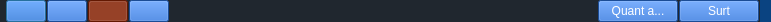
<?xml version="1.0" encoding="UTF-8"?>
<ui version="4.0">
 <class>FrmToolBar</class>
 <widget class="QDialog" name="FrmToolBar">
  <property name="geometry">
   <rect>
    <x>0</x>
    <y>0</y>
    <width>771</width>
    <height>22</height>
   </rect>
  </property>
  <property name="minimumSize">
   <size>
    <width>0</width>
    <height>20</height>
   </size>
  </property>
  <property name="maximumSize">
   <size>
    <width>16777215</width>
    <height>28</height>
   </size>
  </property>
  <property name="windowTitle">
   <string>Dialog</string>
  </property>
  <property name="styleSheet">
   <string notr="true">  background-color: rgb(32, 39, 47);

	
	

</string>
  </property>
  <layout class="QHBoxLayout" name="horizontalLayout">
   <property name="spacing">
    <number>1</number>
   </property>
   <property name="leftMargin">
    <number>6</number>
   </property>
   <property name="topMargin">
    <number>0</number>
   </property>
   <property name="rightMargin">
    <number>0</number>
   </property>
   <property name="bottomMargin">
    <number>0</number>
   </property>
   <item>
    <widget class="QPushButton" name="BtnAux1">
     <property name="cursor">
      <cursorShape>PointingHandCursor</cursorShape>
     </property>
     <property name="toolTip">
      <string>Auxiliar 1</string>
     </property>
     <property name="styleSheet">
      <string notr="true"> QPushButton {
background-color: rgb(38, 106, 208);
    
 }

 
 QPushButton::checked {
	
	background-color: rgb(252, 114, 1);
background-color: rgb(139, 34, 2);



 }

</string>
     </property>
     <property name="icon">
      <iconset resource="radit.qrc">
       <normaloff>:/general/iconos/menu/aux1.png</normaloff>:/general/iconos/menu/aux1.png</iconset>
     </property>
     <property name="iconSize">
      <size>
       <width>16</width>
       <height>16</height>
      </size>
     </property>
     <property name="checkable">
      <bool>true</bool>
     </property>
    </widget>
   </item>
   <item>
    <widget class="QPushButton" name="BtnAux2">
     <property name="cursor">
      <cursorShape>PointingHandCursor</cursorShape>
     </property>
     <property name="toolTip">
      <string>Auxiliar 2</string>
     </property>
     <property name="styleSheet">
      <string notr="true"> QPushButton {
background-color: rgb(38, 106, 208);
    
 }

 
 QPushButton::checked {
	
	background-color: rgb(252, 114, 1);

background-color: rgb(139, 34, 2);

 }

</string>
     </property>
     <property name="icon">
      <iconset resource="radit.qrc">
       <normaloff>:/general/iconos/menu/aux2.png</normaloff>:/general/iconos/menu/aux2.png</iconset>
     </property>
     <property name="iconSize">
      <size>
       <width>16</width>
       <height>16</height>
      </size>
     </property>
     <property name="checkable">
      <bool>true</bool>
     </property>
     <property name="checked">
      <bool>false</bool>
     </property>
    </widget>
   </item>
   <item>
    <widget class="QPushButton" name="BtnCunas">
     <property name="cursor">
      <cursorShape>PointingHandCursor</cursorShape>
     </property>
     <property name="toolTip">
      <string>Paleta de cuñas</string>
     </property>
     <property name="styleSheet">
      <string notr="true"> QPushButton {
background-color: rgb(38, 106, 208);

	
    
 }

 
 QPushButton::checked {
	
	background-color: rgb(252, 114, 1);
	
	background-color: rgb(139, 34, 2);


	
	     

 }

QPushButton:disabled { color: grey; }</string>
     </property>
     <property name="text">
      <string/>
     </property>
     <property name="icon">
      <iconset resource="radit.qrc">
       <normaloff>:/general/iconos/menu/paleta.png</normaloff>:/general/iconos/menu/paleta.png</iconset>
     </property>
     <property name="iconSize">
      <size>
       <width>16</width>
       <height>16</height>
      </size>
     </property>
     <property name="checkable">
      <bool>true</bool>
     </property>
     <property name="checked">
      <bool>true</bool>
     </property>
     <property name="autoDefault">
      <bool>true</bool>
     </property>
     <property name="default">
      <bool>false</bool>
     </property>
     <property name="flat">
      <bool>false</bool>
     </property>
    </widget>
   </item>
   <item>
    <widget class="QPushButton" name="BtnLogEmision">
     <property name="cursor">
      <cursorShape>PointingHandCursor</cursorShape>
     </property>
     <property name="toolTip">
      <string>Indicadores y log de emisión</string>
     </property>
     <property name="styleSheet">
      <string notr="true"> QPushButton {
background-color: rgb(38, 106, 208);
    
 }

 
 QPushButton::checked {
	
	background-color: rgb(252, 114, 1);
background-color: rgb(139, 34, 2);


 }

</string>
     </property>
     <property name="icon">
      <iconset resource="radit.qrc">
       <normaloff>:/general/iconos/menu/log.png</normaloff>:/general/iconos/menu/log.png</iconset>
     </property>
     <property name="iconSize">
      <size>
       <width>16</width>
       <height>16</height>
      </size>
     </property>
     <property name="checkable">
      <bool>true</bool>
     </property>
    </widget>
   </item>
   <item>
    <spacer name="horizontalSpacer">
     <property name="orientation">
      <enum>Qt::Horizontal</enum>
     </property>
     <property name="sizeHint" stdset="0">
      <size>
       <width>40</width>
       <height>20</height>
      </size>
     </property>
    </spacer>
   </item>
   <item>
    <widget class="QPushButton" name="BtnAcerca">
     <property name="cursor">
      <cursorShape>PointingHandCursor</cursorShape>
     </property>
     <property name="toolTip">
      <string>&lt;!DOCTYPE HTML PUBLIC &quot;-//W3C//DTD HTML 4.0//EN&quot; &quot;http://www.w3.org/TR/REC-html40/strict.dtd&quot;&gt;
&lt;html&gt;&lt;head&gt;&lt;meta name=&quot;qrichtext&quot; content=&quot;1&quot; /&gt;&lt;style type=&quot;text/css&quot;&gt;
p, li { white-space: pre-wrap; }
&lt;/style&gt;&lt;/head&gt;&lt;body style=&quot; font-family:'MS Shell Dlg 2'; font-size:8.25pt; font-weight:400; font-style:normal;&quot;&gt;
&lt;p style=&quot; margin-top:0px; margin-bottom:0px; margin-left:0px; margin-right:0px; -qt-block-indent:0; text-indent:0px;&quot;&gt;&lt;span style=&quot; font-size:8pt; color:#343434;&quot;&gt;Acerca de...&lt;/span&gt;&lt;/p&gt;&lt;/body&gt;&lt;/html&gt;</string>
     </property>
     <property name="styleSheet">
      <string notr="true">background-color: rgb(38, 106, 208);
color: rgb(255, 255, 255);
</string>
     </property>
     <property name="text">
      <string>Quant a...</string>
     </property>
     <property name="iconSize">
      <size>
       <width>16</width>
       <height>16</height>
      </size>
     </property>
    </widget>
   </item>
   <item>
    <widget class="QPushButton" name="BtnSalir">
     <property name="cursor">
      <cursorShape>PointingHandCursor</cursorShape>
     </property>
     <property name="styleSheet">
      <string notr="true">background-color: rgb(38, 106, 208);
color: rgb(255, 255, 255);
</string>
     </property>
     <property name="text">
      <string>Surt</string>
     </property>
    </widget>
   </item>
   <item>
    <widget class="QLabel" name="label">
     <property name="minimumSize">
      <size>
       <width>0</width>
       <height>0</height>
      </size>
     </property>
     <property name="baseSize">
      <size>
       <width>0</width>
       <height>0</height>
      </size>
     </property>
     <property name="font">
      <font>
       <pointsize>14</pointsize>
      </font>
     </property>
     <property name="styleSheet">
      <string notr="true">background-color: rgb(23, 47, 58);
background-color: rgb(10, 67, 129);</string>
     </property>
     <property name="frameShape">
      <enum>QFrame::NoFrame</enum>
     </property>
     <property name="frameShadow">
      <enum>QFrame::Plain</enum>
     </property>
     <property name="lineWidth">
      <number>0</number>
     </property>
     <property name="pixmap">
      <pixmap resource="radit.qrc">:/general/iconos/menu/logo.png</pixmap>
     </property>
     <property name="scaledContents">
      <bool>false</bool>
     </property>
     <property name="alignment">
      <set>Qt::AlignCenter</set>
     </property>
    </widget>
   </item>
  </layout>
 </widget>
 <resources>
  <include location="radit.qrc"/>
 </resources>
 <connections/>
</ui>
